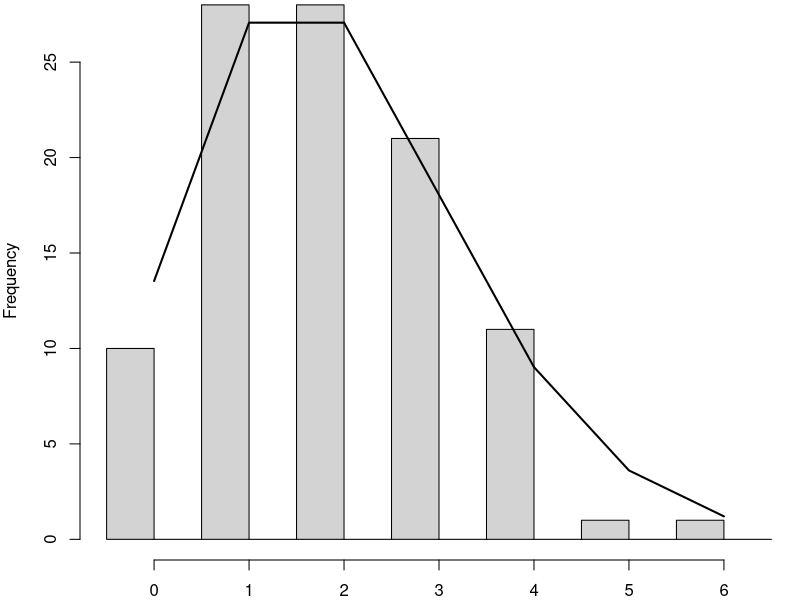
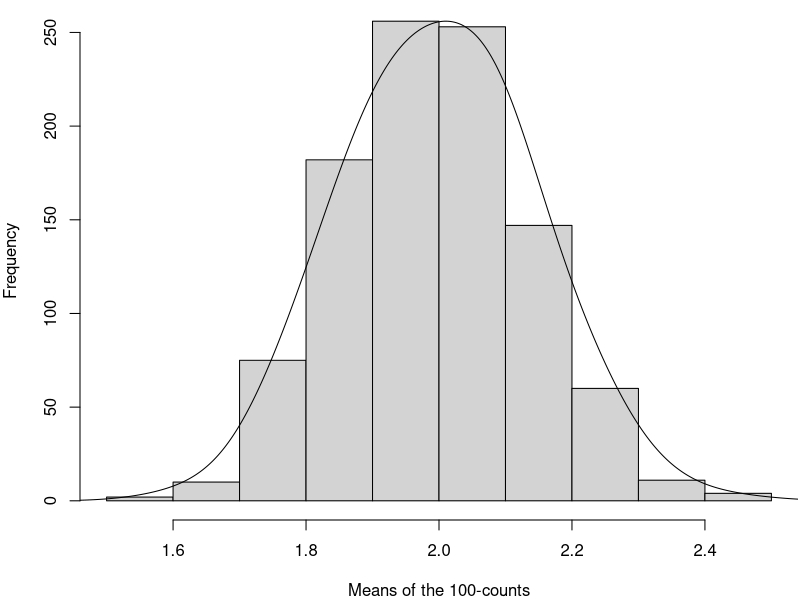
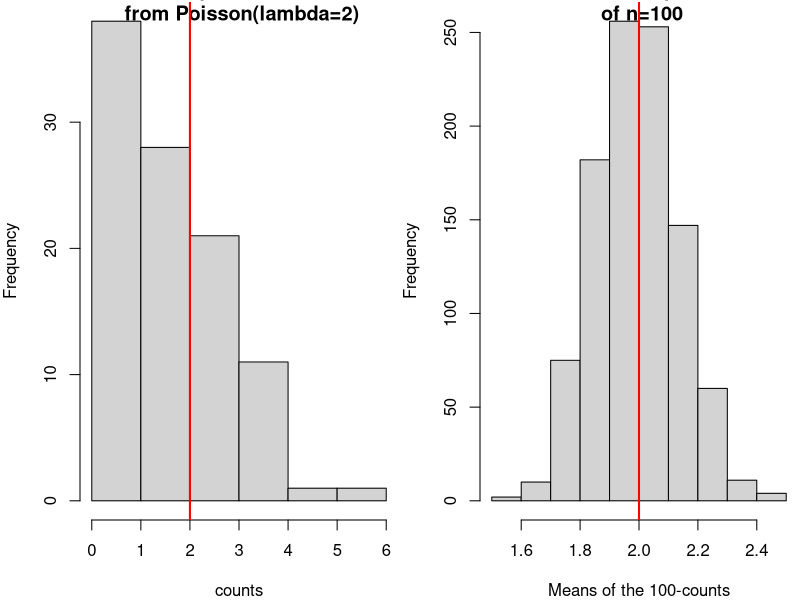
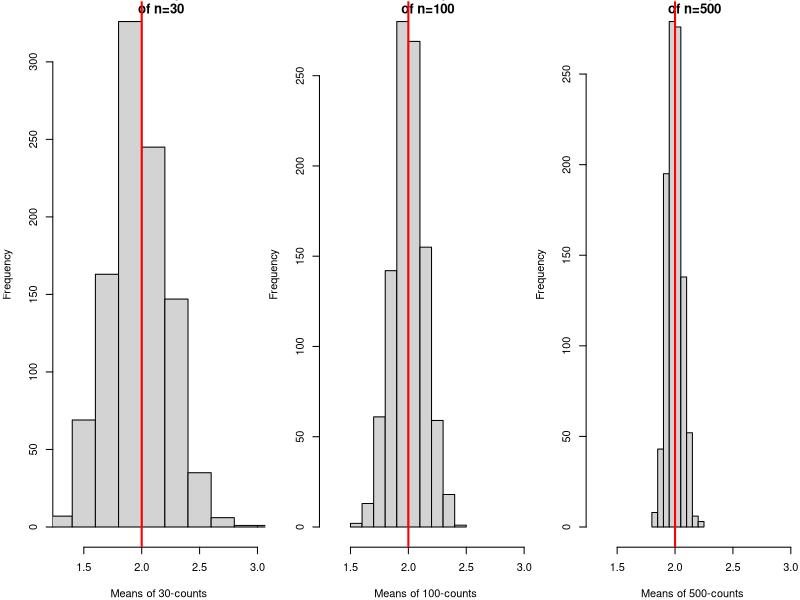
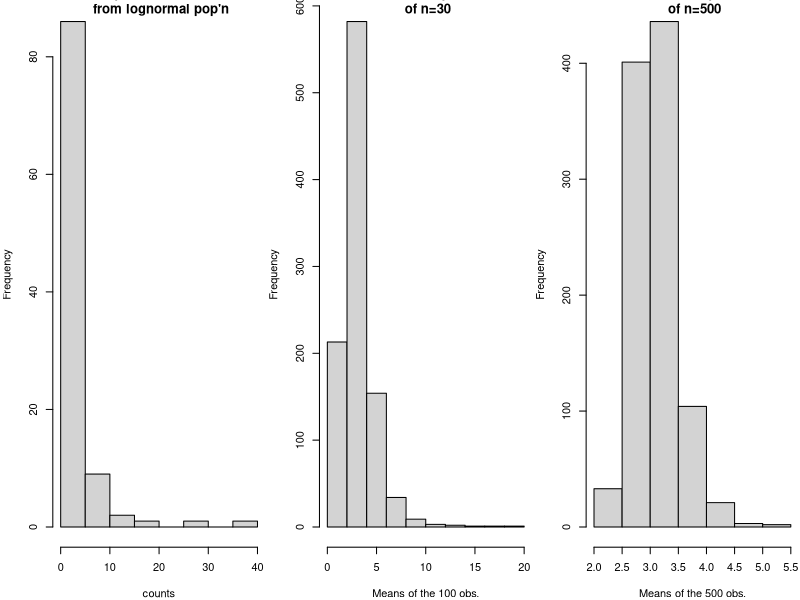
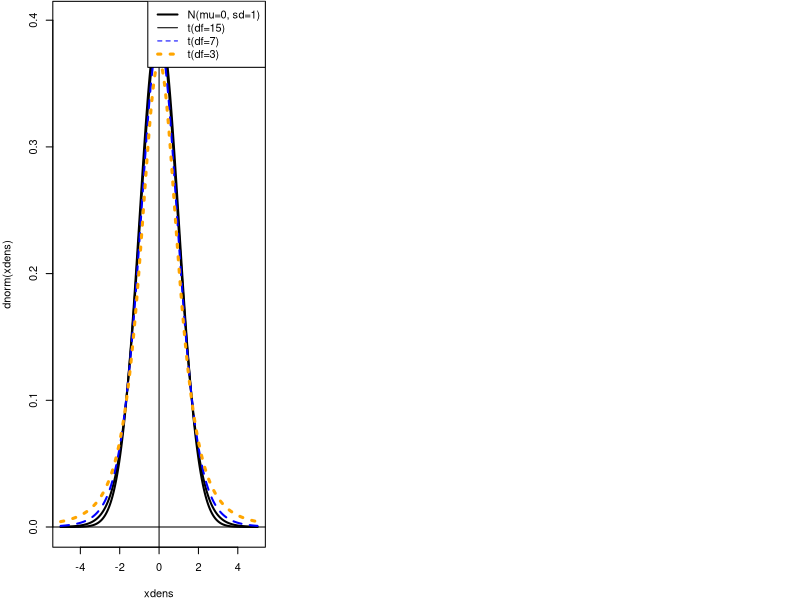

R code for these plots, in order:
## ---- chunk 1
set.seed(1)
onesample=rpois(100, lambda=2)
xdens = seq(min(onesample), max(onesample), by=1)
ydens = length(onesample) * dpois(xdens, lambda=2)
par(mar=c(2, 4, 0.1, 0.1))
res=hist(onesample, main="", prob=FALSE, col="lightgrey", xlab="", ylim=c(0, max(ydens)),
     breaks=seq(-0.5, round(max(onesample))+0.5, by=0.5))
lines(xdens, ydens, lw=2)
## ---- chunk 2
set.seed(1)
samplingdistr=replicate(1000, mean(rpois(100, lambda=2)))
par(mar=c(4, 4, 0.1, 0.1))
res=hist(samplingdistr, xlab="Means of the 100-counts", main="")
dy=density(samplingdistr, adjust=2)
## Note this next step is just an empirical way to put the density line approximately the same scale as the histogram:
dy$y = dy$y / max(dy$y) * max(res$counts)
lines(dy)
## ---- chunk 3
par(mfrow=c(1,2))
hist(onesample, main="One sample of 100 counts\n from Poisson(lambda=2)", xlab="counts")
abline(v=2, col="red", lw=2)
res=hist(samplingdistr, xlab="Means of the 100-counts", main="1000 samples\n of n=100")
abline(v=2, col="red", lw=2)
## ---- chunk 4
par(mfrow=c(1,3))
hist(replicate(1000, mean(rpois(30, lambda=2))), xlim=c(1.3, 3),
     xlab="Means of 30-counts", main="1000 samples\n of n=30")
abline(v=2, col="red", lw=2)
hist(replicate(1000, mean(rpois(100, lambda=2))), xlim=c(1.3, 3),
     xlab="Means of 100-counts", main="1000 samples\n of n=100")
abline(v=2, col="red", lw=2)
hist(replicate(1000, mean(rpois(500, lambda=2))), xlim=c(1.3, 3),
     xlab="Means of 500-counts", main="1000 samples\n of n=500")
abline(v=2, col="red", lw=2)
## ---- chunk 5
par(mfrow=c(1,3))
set.seed(5)
onesample=rlnorm(n=100, sdlog=1.5)
hist(onesample, main="One sample of 100 observations\n from lognormal pop'n", xlab="counts")
sampling30=replicate(1000, mean(rlnorm(n=30, sdlog=1.5)))
hist(sampling30, xlab="Means of the 100 obs.", main="1000 samples\n of n=30")
sampling500=replicate(1000, mean(rlnorm(n=500, sdlog=1.5)))
hist(sampling500, xlab="Means of the 500 obs.", main="1000 samples\n of n=500")
## ---- chunk 6
xdens = seq(-5, 5, by=0.01)
plot(xdens, dnorm(xdens), type="l", lwd=2)
abline(v=0); abline(h=0)
lines(xdens, dt(xdens, df=15), type="l", lwd=2, lty=1)
lines(xdens, dt(xdens, df=7), type="l", lwd=2, lty=2, col="blue")
lines(xdens, dt(xdens, df=3), type="l", lwd=3, lty=3, col="orange")
legend("topright", legend=c("N(mu=0, sd=1)", "t(df=15)", "t(df=7)", "t(df=3)"),
       lty=c(1, 1, 2, 3), lw=c(2,1,1,3), col=c("black", "black", "blue", "orange"))
